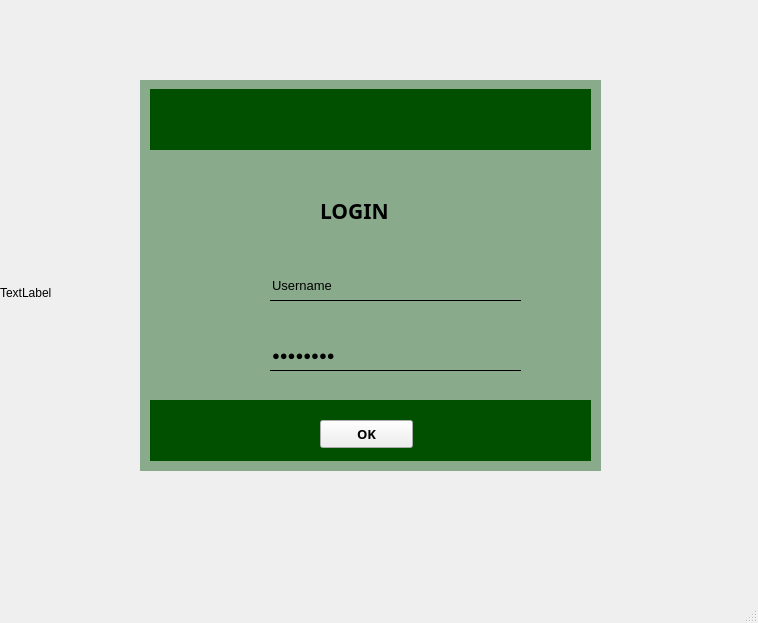
<?xml version="1.0" encoding="UTF-8"?>
<ui version="4.0">
 <class>MainWindow</class>
 <widget class="QMainWindow" name="MainWindow">
  <property name="geometry">
   <rect>
    <x>0</x>
    <y>0</y>
    <width>758</width>
    <height>623</height>
   </rect>
  </property>
  <property name="windowTitle">
   <string>MainWindow</string>
  </property>
  <widget class="QWidget" name="centralwidget">
   <widget class="QLabel" name="label_background1">
    <property name="geometry">
     <rect>
      <x>0</x>
      <y>-3</y>
      <width>751</width>
      <height>591</height>
     </rect>
    </property>
    <property name="styleSheet">
     <string notr="true">background-image: url(:/newPrefix/Documents/GUI/Postest/lapangan.jpg);
border-image: url(:/newPrefix/Documents/GUI/Postest/lapangan.jpg);</string>
    </property>
    <property name="text">
     <string>TextLabel</string>
    </property>
   </widget>
   <widget class="QLabel" name="label_background2">
    <property name="geometry">
     <rect>
      <x>140</x>
      <y>80</y>
      <width>461</width>
      <height>391</height>
     </rect>
    </property>
    <property name="styleSheet">
     <string notr="true">BACKGROUND:rgb(138, 170, 140)</string>
    </property>
    <property name="text">
     <string>&lt;html&gt;&lt;head/&gt;&lt;body&gt;&lt;p&gt;&lt;br/&gt;&lt;/p&gt;&lt;/body&gt;&lt;/html&gt;</string>
    </property>
   </widget>
   <widget class="QLabel" name="label_background3">
    <property name="geometry">
     <rect>
      <x>150</x>
      <y>89</y>
      <width>441</width>
      <height>61</height>
     </rect>
    </property>
    <property name="styleSheet">
     <string notr="true">BACKGROUND:rgb(0, 80, 0)</string>
    </property>
    <property name="text">
     <string/>
    </property>
   </widget>
   <widget class="QLabel" name="label_logo_login">
    <property name="geometry">
     <rect>
      <x>320</x>
      <y>110</y>
      <width>101</width>
      <height>81</height>
     </rect>
    </property>
    <property name="styleSheet">
     <string notr="true">image: url(:/newPrefix/Documents/GUI/Postest/round-account-button-with-user-inside.png);
color: rgb(255, 255, 255);</string>
    </property>
    <property name="text">
     <string/>
    </property>
   </widget>
   <widget class="QLabel" name="label_background4">
    <property name="geometry">
     <rect>
      <x>150</x>
      <y>400</y>
      <width>441</width>
      <height>61</height>
     </rect>
    </property>
    <property name="styleSheet">
     <string notr="true">BACKGROUND:rgb(0, 80, 0)</string>
    </property>
    <property name="text">
     <string/>
    </property>
   </widget>
   <widget class="QLabel" name="label_logo_user">
    <property name="geometry">
     <rect>
      <x>200</x>
      <y>270</y>
      <width>51</width>
      <height>31</height>
     </rect>
    </property>
    <property name="styleSheet">
     <string notr="true">image: url(:/newPrefix/Documents/GUI/Postest/user.png);</string>
    </property>
    <property name="text">
     <string/>
    </property>
   </widget>
   <widget class="QLineEdit" name="lineUser">
    <property name="geometry">
     <rect>
      <x>270</x>
      <y>270</y>
      <width>251</width>
      <height>31</height>
     </rect>
    </property>
    <property name="font">
     <font>
      <family>Arial</family>
      <pointsize>10</pointsize>
      <weight>50</weight>
      <bold>false</bold>
     </font>
    </property>
    <property name="styleSheet">
     <string notr="true">background: transparent;
color:black;
border:none;
border-bottom:1px solid</string>
    </property>
    <property name="text">
     <string>Username</string>
    </property>
   </widget>
   <widget class="QLabel" name="label_logo_pass">
    <property name="geometry">
     <rect>
      <x>200</x>
      <y>340</y>
      <width>55</width>
      <height>31</height>
     </rect>
    </property>
    <property name="styleSheet">
     <string notr="true">image: url(:/newPrefix/Documents/GUI/Postest/locked-padlock.png);</string>
    </property>
    <property name="text">
     <string>&lt;html&gt;&lt;head/&gt;&lt;body&gt;&lt;p&gt;&lt;br/&gt;&lt;/p&gt;&lt;/body&gt;&lt;/html&gt;</string>
    </property>
   </widget>
   <widget class="QLineEdit" name="linePass">
    <property name="geometry">
     <rect>
      <x>270</x>
      <y>340</y>
      <width>251</width>
      <height>31</height>
     </rect>
    </property>
    <property name="font">
     <font>
      <family>Arial</family>
      <pointsize>10</pointsize>
     </font>
    </property>
    <property name="styleSheet">
     <string notr="true">background: transparent;
color:black;
border:none;
border-bottom:1px solid</string>
    </property>
    <property name="text">
     <string>Password</string>
    </property>
    <property name="echoMode">
     <enum>QLineEdit::Password</enum>
    </property>
   </widget>
   <widget class="QLabel" name="label_login">
    <property name="geometry">
     <rect>
      <x>320</x>
      <y>190</y>
      <width>101</width>
      <height>41</height>
     </rect>
    </property>
    <property name="font">
     <font>
      <family>Arial Black</family>
      <pointsize>16</pointsize>
      <weight>75</weight>
      <bold>true</bold>
     </font>
    </property>
    <property name="styleSheet">
     <string notr="true"/>
    </property>
    <property name="text">
     <string>LOGIN</string>
    </property>
   </widget>
   <widget class="QPushButton" name="push_OK">
    <property name="geometry">
     <rect>
      <x>320</x>
      <y>420</y>
      <width>93</width>
      <height>28</height>
     </rect>
    </property>
    <property name="font">
     <font>
      <family>Arial Black</family>
      <pointsize>10</pointsize>
      <weight>75</weight>
      <bold>true</bold>
     </font>
    </property>
    <property name="text">
     <string>OK</string>
    </property>
   </widget>
  </widget>
  <widget class="QMenuBar" name="menubar">
   <property name="geometry">
    <rect>
     <x>0</x>
     <y>0</y>
     <width>758</width>
     <height>26</height>
    </rect>
   </property>
  </widget>
  <widget class="QStatusBar" name="statusbar"/>
 </widget>
 <resources>
  <include location="../../../Pictures/test1.qrc"/>
  <include location="../../../Pictures/test2.qrc"/>
 </resources>
 <connections/>
</ui>
